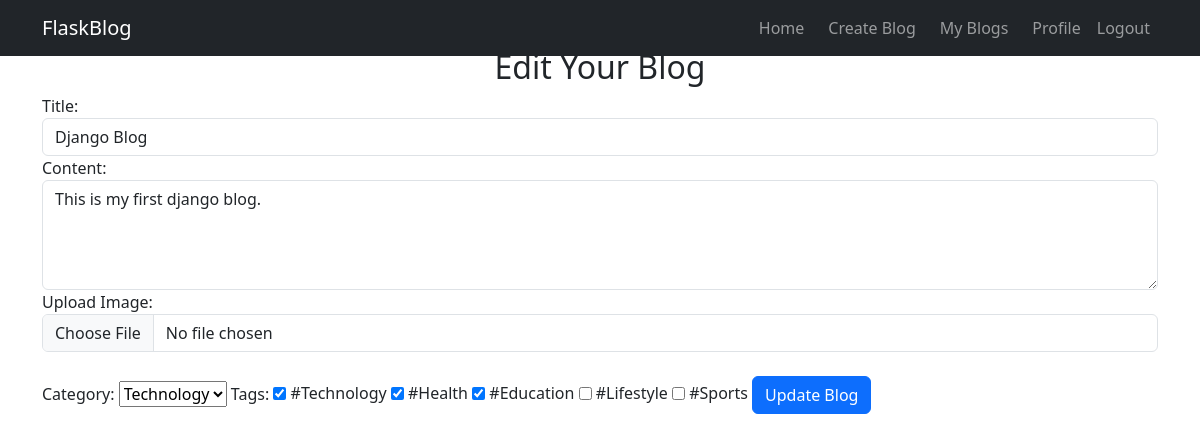
/edit_blog/2 (signed in), run on the app's committed database.
### tables this page shows
CREATE TABLE blogs (
                        id INTEGER PRIMARY KEY AUTOINCREMENT,
                        title TEXT NOT NULL,
                        content TEXT NOT NULL,
                        author TEXT NOT NULL,
                        email TEXT NOT NULL,
                        image_filename TEXT,
                        category_id INTEGER,
                        FOREIGN KEY (category_id) REFERENCES categories(id)
            
                        );

CREATE TABLE tags (
                id INTEGER PRIMARY KEY AUTOINCREMENT,
                name TEXT UNIQUE NOT NULL
            );

### app.py (the view, shortened to what this page needs)
@app.route("/edit_blog/<int:blog_id>", methods=["GET", "POST"])
def edit_blog(blog_id):
    if "email" not in session:
        return redirect("/login")
    db = get_db()
    blog = db.execute("SELECT * FROM blogs WHERE id = ?", (blog_id,)).fetchone()
    categories = db.execute("SELECT * FROM categories").fetchall()
    tags = db.execute("SELECT * FROM tags").fetchall()
    selected_tags = [
        row["tag_id"]
        for row in db.execute(
            "SELECT tag_id FROM blog_tags WHERE blog_id = ?", (blog_id,)
        ).fetchall()
    ]
    return render_template(
        "edit_blog.html",
        blog=blog,
        categories=categories,
        tags=tags,
        selected_tags=selected_tags,
    )

### app.py (called while the page is built)
def get_db():
    if "db" not in g:
        g.db = sqlite3.connect(DATABASE)
        g.db.row_factory = sqlite3.Row  # Return results as dictionaries
    return g.db

### templates/edit_blog.html (shortened to what this page needs)
<!DOCTYPE html>
<html lang="en">
<head>
    <link href="https://cdn.jsdelivr.net/npm/bootstrap@5.3.0/dist/css/bootstrap.min.css" rel="stylesheet">
</head>
<body>
    <nav class="navbar navbar-expand-lg navbar-dark bg-dark fixed-top">
        <div class="container">
            <a class="navbar-brand" href="/homepage">FlaskBlog</a>
            <div class="collapse navbar-collapse justify-content-end" id="navbarNav">
                <ul class="navbar-nav">
                    <li class="nav-item">
                        <a class="nav-link btn btn-dark mx-2" href="/homepage">Home</a>
                    </li>
                    <li class="nav-item">
                        <a class="nav-link btn btn-dark " href="/create_blog">Create Blog</a>
                    </li>
                    <li class="nav-item">
                        <a class="nav-link btn btn-dark mx-2" href="/my_blogs">My Blogs</a>
                    </li>
                    <li class="nav-item">
                        <a class="nav-link btn btn-dark" href="/dashboard">Profile</a>
                    </li>
                    <li class="nav-item">
                        <a class="nav-link btn btn-danger" href="/logout">Logout</a>
                    </li>
                </ul>
            </div>
        </div>
    </nav>
    <div class="container mt-5">
        <h2 class="text-center">Edit Your Blog</h2>
        <form action="/edit_blog/{{ blog.id }}" method="POST" enctype="multipart/form-data">
            <div class="form-group">
                <label for="title">Title:</label>
                <input type="text" class="form-control" id="title" name="title" value="{{ blog.title }}" required>
            </div>
            <div class="form-group">
                <label for="content">Content:</label>
                <textarea class="form-control" id="content" name="content" rows="4"
                    required>{{ blog.content }}</textarea>
            </div>
            <div class="form-group">
                <label for="image">Upload Image:</label>
                <input type="file" class="form-control" id="image" name="image" accept="image/*">
            </div>
            <br>
            <label for="category">Category:</label>
            <select name="category" required>
                {% for category in categories %}
                <option value="{{ category.id }}">{{ category.name }}</option>
                {% endfor %}
            </select>
            <label>Tags:</label>
            {% for tag in tags %}
            <input type="checkbox" name="tags" value="{{ tag.id }}" {% if tag.id in selected_tags %}checked{% endif %}>
            {{ tag.name }}
            {% endfor %}
            <button type="submit" class="btn btn-primary">Update Blog</button>
        </form>
    </div>
</body>
</html>

### data on the page
blogs: title "Django Blog", content "This is my first django blog."
tags: tags "☑", name "#Technology"
tags: tags "☑", name "#Health"
tags: tags "☑", name "#Education"
tags: name "#Lifestyle"
tags: name "#Sports"

### other printed values
form field category "Technology"
